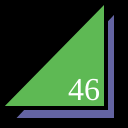
Frame 1 (no input)
Frame 60 (no input): identical to frame 1, image omitted
Frame 120 (the mouse pressed at the canvas centre since frame 60): identical to frame 1, image omitted

The p5.js sketch that drew this single still picture (run headless with seeded random() and noise() and a simulated clock; from frame 60 on, the mouse is pressed at the canvas centre):

// p5.js sketch
// ── sketch.js
function setup() {
  createCanvas(128,128);
}

function draw() {
  background(0);
  strokeWeight(4);
  fill(100, 100, 162);
  triangle(12,120,116,120,116,10);
  fill(94, 185, 84);
  triangle(0,108,106,108,106,0);
  fill(255);
  textSize(32);
  textFont("serif");
  text("46", 68, 100);
}

// ── let x, y, vx, vy;.js
let x, y, vx, vy;
const vyMax = 30;

function setup(){
  createCanvas(windowWidth, windowHeight);
  x = width / 2;
  y = height / 2;
}

function draw(){
  background(160, 192, 255);
  push();
  fill(255,0,0);
  ellipse(x, y, 50);
  pop();
  
  if(keyIsDown("V".charCodeAt(0))){ 
    x -= 5;}
    else if(x<width/2){
      x += 10;} 
  if(keyIsDown("N".charCodeAt(0))){ 
    x += 5;}
    else if(x>width/2){
      x -= 10;} 
  if(keyIsDown(" ".charCodeAt(0))){ 
    y-=5; }
    else if(y<height/2){
      y += 10; }
  if(keyIsDown("B".charCodeAt(0))){ 
    y+=5; }
    else if(y>height/2){
      y -= 10; }
  
  const dx = random(4);
  const dy = random(4);
  if(mag(dx, dy) > 5){ 
    const b = { x:random(windowWidth), y: random(2*windowHeight/5), size: random(20,60), vx: dx*random(-2,2), vy: dy*random(-2,2) };
    balls.push(b);
  }
  for(let i = 0; i < balls.length; i++){
    let b = balls[i];
    ellipse(b.x, b.y,b.size);
    b.x += b.vx;
    b.y += b.vy; 
  }
}
const g = 1;     
const jump = 20; 
const ground = 20;
const size = 20;

function windowResized(){
  resizeCanvas(windowWidth, windowHeight);
}


let balls = [];


/*function draw(){
  background(160, 192, 255);
  const dx = random(5);
  const dy = random(5);
  if(mag(dx, dy) > 5){ 
    const b = { x:random(windowWidth), y: random(windowHeight), size: random(20,70), vx: dx, vy: dy };
    balls.push(b);
  }
  for(let i = 0; i < balls.length; i++){
    let b = balls[i];
    ellipse(b.x, b.y,b.size);
    b.x += b.vx;
    b.y += b.vy; 
  }
}*/

/*function mouseDragged(){ // ドラッグされたらボールを増やす
  const dx = mouseX - pmouseX;
  const dy = mouseY - pmouseY;
  if(mag(dx, dy) > 5){ // mag(x,y) はベクトル(x,y)の長さ
    const b = { x: mouseX, y: mouseY, size: random(20,100), vx: dx, vy: dy };
    balls.push(b);
  }
}*/
